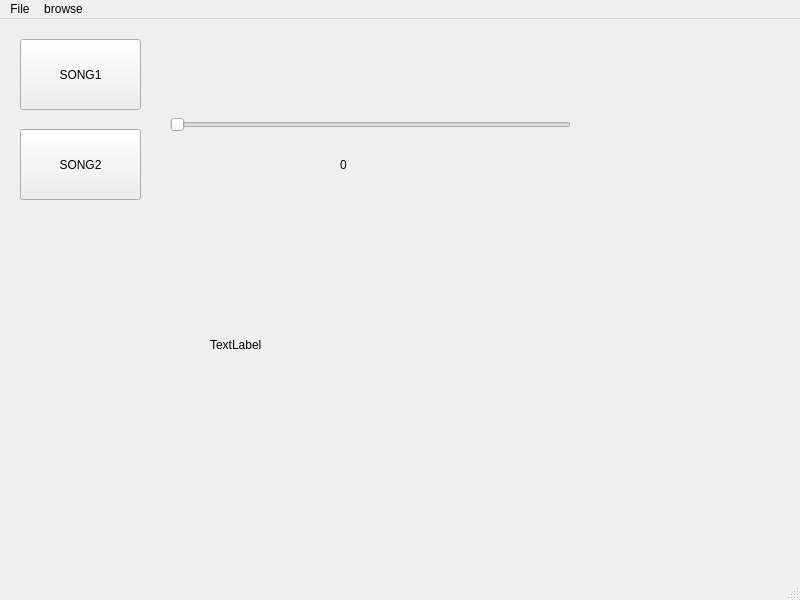
<?xml version="1.0" encoding="UTF-8"?>
<ui version="4.0">
 <class>MainWindow</class>
 <widget class="QMainWindow" name="MainWindow">
  <property name="geometry">
   <rect>
    <x>0</x>
    <y>0</y>
    <width>800</width>
    <height>600</height>
   </rect>
  </property>
  <property name="windowTitle">
   <string>MainWindow</string>
  </property>
  <widget class="QWidget" name="centralwidget">
   <widget class="QPushButton" name="SONG1">
    <property name="geometry">
     <rect>
      <x>20</x>
      <y>20</y>
      <width>121</width>
      <height>71</height>
     </rect>
    </property>
    <property name="text">
     <string>SONG1</string>
    </property>
    <property name="icon">
     <iconset>
      <normaloff>../Downloads/Eighth-Note-Double.webp</normaloff>../Downloads/Eighth-Note-Double.webp</iconset>
    </property>
    <property name="iconSize">
     <size>
      <width>50</width>
      <height>50</height>
     </size>
    </property>
   </widget>
   <widget class="QPushButton" name="SONG2">
    <property name="geometry">
     <rect>
      <x>20</x>
      <y>110</y>
      <width>121</width>
      <height>71</height>
     </rect>
    </property>
    <property name="text">
     <string>SONG2</string>
    </property>
    <property name="icon">
     <iconset>
      <normaloff>../Downloads/Eighth-Note-Double.webp</normaloff>../Downloads/Eighth-Note-Double.webp</iconset>
    </property>
    <property name="iconSize">
     <size>
      <width>50</width>
      <height>50</height>
     </size>
    </property>
   </widget>
   <widget class="QSlider" name="MIX_RATIO">
    <property name="geometry">
     <rect>
      <x>170</x>
      <y>80</y>
      <width>401</width>
      <height>51</height>
     </rect>
    </property>
    <property name="styleSheet">
     <string notr="true">
gridline-color: rgb(255, 0, 255);
selection-color: rgb(255, 0, 255);
selection-background-color: rgb(170, 0, 127);
border-color: rgb(255, 85, 127);
color: rgb(255, 85, 127);</string>
    </property>
    <property name="maximum">
     <number>100</number>
    </property>
    <property name="orientation">
     <enum>Qt::Horizontal</enum>
    </property>
   </widget>
   <widget class="QLabel" name="TABLE">
    <property name="geometry">
     <rect>
      <x>210</x>
      <y>210</y>
      <width>271</width>
      <height>231</height>
     </rect>
    </property>
    <property name="text">
     <string>TextLabel</string>
    </property>
   </widget>
   <widget class="QLabel" name="RATIO">
    <property name="geometry">
     <rect>
      <x>340</x>
      <y>130</y>
      <width>81</width>
      <height>31</height>
     </rect>
    </property>
    <property name="styleSheet">
     <string notr="true">font: 75 12pt &quot;Waree&quot;;</string>
    </property>
    <property name="text">
     <string>0</string>
    </property>
   </widget>
  </widget>
  <widget class="QMenuBar" name="menubar">
   <property name="geometry">
    <rect>
     <x>0</x>
     <y>0</y>
     <width>800</width>
     <height>20</height>
    </rect>
   </property>
   <widget class="QMenu" name="menuFile">
    <property name="title">
     <string>File</string>
    </property>
    <addaction name="actionNew_window"/>
   </widget>
   <widget class="QMenu" name="menubrowse">
    <property name="title">
     <string>browse</string>
    </property>
    <addaction name="actionLoad_song"/>
   </widget>
   <addaction name="menuFile"/>
   <addaction name="menubrowse"/>
  </widget>
  <widget class="QStatusBar" name="statusbar"/>
  <action name="actionNew_window">
   <property name="text">
    <string>New window</string>
   </property>
  </action>
  <action name="actionLoad_song">
   <property name="text">
    <string>Load song</string>
   </property>
  </action>
 </widget>
 <resources/>
 <connections>
  <connection>
   <sender>MIX_RATIO</sender>
   <signal>valueChanged(int)</signal>
   <receiver>RATIO</receiver>
   <slot>setNum(int)</slot>
   <hints>
    <hint type="sourcelabel">
     <x>434</x>
     <y>145</y>
    </hint>
    <hint type="destinationlabel">
     <x>347</x>
     <y>174</y>
    </hint>
   </hints>
  </connection>
 </connections>
</ui>
